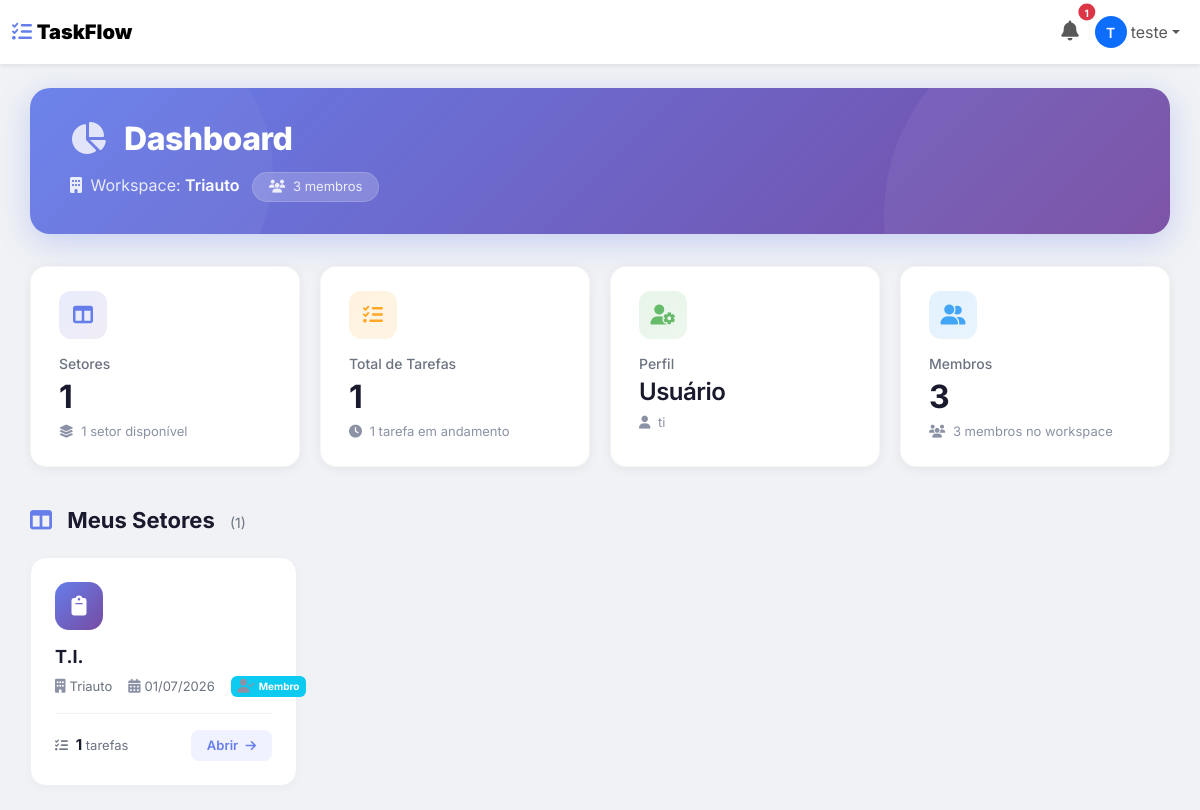
The app's page / (signed in) with its own data.
### main/models.py (models this page shows, shortened)
class User(AbstractUser):
    TIPOS = (
        ("admin", "Administrador"),
        ("gerente", "Gerente"),
        ("usuario", "Usuário"),
    )
    tipo = models.CharField(
        max_length=20,
        choices=TIPOS,
        default="usuario"
    )
    workspace = models.ForeignKey(
        "Workspace",
        on_delete=models.SET_NULL,
        null=True,
        blank=True,
        related_name="usuarios"
    )

class Workspace(models.Model):
    nome = models.CharField(
        max_length=100
    )
    criado_em = models.DateTimeField(
        auto_now_add=True
    )

class Board(models.Model):
    workspace = models.ForeignKey(
        Workspace,
        on_delete=models.CASCADE,
        related_name="boards"
    )
    nome = models.CharField(
        max_length=100
    )
    descricao = models.TextField(
        blank=True
    )
    privado = models.BooleanField(
        default=False
    )
    criado_em = models.DateTimeField(
        auto_now_add=True
    )

### main/views.py (the view)
# urls.py: 2. Add a URL to urlpatterns:  path('', views.home, name='home')
@login_required
def home(request):
    usuario = request.user
    workspace = usuario.workspace
    if usuario.tipo == 'admin':
        boards = Board.objects.all()
    elif usuario.tipo == 'gerente':
        boards = Board.objects.filter(workspace=workspace)
    else:
        boards_ids = BoardMember.objects.filter(
            usuario=usuario
        ).values_list('board_id', flat=True)
        boards = Board.objects.filter(
            workspace=workspace,
            id__in=boards_ids
        )
    usuarios = User.objects.filter(workspace=workspace)
    total_tarefas = Task.objects.filter(board__workspace=workspace).count()
    return render(
        request,
        "home.html",
        {
            "usuario": usuario,
            "workspace": workspace,
            "boards": boards,
            "usuarios": usuarios,
            "total_tarefas": total_tarefas
        }
    )

### main/templates/home.html (shortened to what this page needs)
{% load static %}
<!DOCTYPE html>
<html lang="pt-br">
<head>
    <link rel="stylesheet" href="https://cdnjs.cloudflare.com/ajax/libs/font-awesome/6.5.0/css/all.min.css">
    <link href="https://cdn.jsdelivr.net/npm/bootstrap@5.3.3/dist/css/bootstrap.min.css" rel="stylesheet">
    <link rel="stylesheet" href="{% static 'css/home.css' %}">
</head>
<body>
    {% include 'navbar.html' %}
    <div class="container-dashboard">
        <div class="dashboard-header">
            <h1>
                <i class="fas fa-chart-pie"></i> Dashboard
            </h1>
            <div class="workspace-info">
                <i class="fas fa-building me-1"></i> Workspace: <strong>{{ workspace.nome }}</strong>
                <span class="badge-workspace ms-2">
                    <i class="fas fa-users me-1"></i> {{ usuarios|length }} membros
                </span>
            </div>
        </div>
        <div class="stats-grid">
            <div class="stat-card">
                <div class="stat-icon purple">
                    <i class="fas fa-columns"></i>
                </div>
                <p class="stat-label">Setores</p>
                <h2 class="stat-value">{{ boards|length }}</h2>
                <div class="stat-sub">
                    <i class="fas fa-layer-group me-1"></i>
                    {% if boards|length == 1 %}
                    1 setor disponível
                    {% else %}
                    {{ boards|length }} setores disponíveis
                    {% endif %}
                </div>
            </div>
            <div class="stat-card">
                <div class="stat-icon orange">
                    <i class="fas fa-tasks"></i>
                </div>
                <p class="stat-label">Total de Tarefas</p>
                <h2 class="stat-value">{{ total_tarefas }}</h2>
                <div class="stat-sub">
                    <i class="fas fa-clock me-1"></i>
                    {% if total_tarefas == 0 %}
                    Nenhuma tarefa cadastrada
                    {% elif total_tarefas == 1 %}
                    1 tarefa em andamento
                    {% else %}
                    {{ total_tarefas }} tarefas em andamento
                    {% endif %}
                </div>
            </div>
            <div class="stat-card">
                <div class="stat-icon green">
                    <i class="fas fa-user-cog"></i>
                </div>
                <p class="stat-label">Perfil</p>
                <h2 class="stat-value" style="font-size:24px; font-weight:600;">
                    {{ usuario.get_tipo_display }}
                </h2>
                <div class="stat-sub">
                    <i class="fas fa-user me-1"></i> {{ usuario.username }}
                </div>
            </div>
            <div class="stat-card">
                <div class="stat-icon blue">
                    <i class="fas fa-user-friends"></i>
                </div>
                <p class="stat-label">Membros</p>
                <h2 class="stat-value">{{ usuarios|length }}</h2>
                <div class="stat-sub">
                    <i class="fas fa-users me-1"></i>
                    {% if usuarios|length == 1 %}
                    1 membro no workspace
                    {% else %}
                    {{ usuarios|length }} membros no workspace
                    {% endif %}
                </div>
            </div>
        </div>
        <div class="section-header">
            <h2>
                <i class="fas fa-columns"></i>
                {% if user.tipo == 'usuario' %}
                    Meus Setores
                {% else %}
                    Seus Setores
                {% endif %}
                <span style="font-size:14px; font-weight:400; color:#6b7280; margin-left:10px;">
                    ({{ boards|length }})
                </span>
            </h2>
        </div>
        {% if boards %}
        <div class="boards-grid">
            {% for board in boards %}
            <div class="board-card">
                <div class="board-icon {% cycle '' 'different-color' 'another-color' 'fourth-color' %}">
                    <i class="fas fa-{% cycle 'clipboard' 'folder' 'file-alt' 'list' 'sticky-note' 'tasks' %}"></i>
                </div>
                <h3>{{ board.nome }}</h3>
                <div class="board-meta">
                    <span>
                        <i class="fas fa-building"></i> {{ board.workspace.nome }}
                    </span>
                    <span>
                        <i class="fas fa-calendar-alt"></i> {{ board.criado_em|date:"d/m/Y" }}
                    </span>
                    {% if user.tipo == 'usuario' %}
                    <span class="badge bg-info" style="font-size:10px;">
                        <i class="fas fa-user-check"></i> Membro
                    </span>
                    {% endif %}
                </div>
                <div class="board-footer">
                    <div class="task-count">
                        <i class="fas fa-tasks me-1"></i>
                        <strong>{{ board.tarefas.count }}</strong> tarefas
                    </div>
                    <a href="{% url 'board' board_id=board.id %}" class="btn-open-board">
                        Abrir <i class="fas fa-arrow-right"></i>
                    </a>
                </div>
            </div>
            {% endfor %}
        </div>
        {% endif %}
    </div>
</body>
</html>

### main/templates/navbar.html (shortened to what this page needs)
<nav class="navbar navbar-expand-lg navbar-light bg-white shadow-sm">
    <div class="container-fluid">
        <a class="navbar-brand fw-bold" href="{% url 'home' %}">
            <i class="fas fa-tasks" style="color: #667eea;"></i>
            <strong>TaskFlow</strong>
        </a>
        <div class="collapse navbar-collapse" id="navbarNav">
            <ul class="navbar-nav ms-auto align-items-center">
                <li class="nav-item dropdown" id="notificacoes-dropdown">
                    <a class="nav-link position-relative" href="#" role="button" data-bs-toggle="dropdown" aria-expanded="false" id="sino-notificacoes">
                        <i class="fas fa-bell" style="font-size: 20px;"></i>
                        <span class="position-absolute top-0 start-100 translate-middle badge rounded-pill bg-danger"
                              id="contador-notificacoes"
                              style="font-size: 10px; display: none;">
                        </span>
                    </a>
                </li>
                <li class="nav-item dropdown">
                    <a class="nav-link dropdown-toggle d-flex align-items-center" href="#" role="button" data-bs-toggle="dropdown">
                        {% if user.avatar %}
                        <img src="{{ user.avatar.url }}" alt="Avatar" class="rounded-circle me-1" style="width: 32px; height: 32px; object-fit: cover;">
                        {% else %}
                        <div class="rounded-circle bg-primary text-white d-inline-flex align-items-center justify-content-center me-1" style="width: 32px; height: 32px; font-size: 14px; font-weight: 600;">
                            {{ user.first_name|first|default:user.username|first|upper }}
                        </div>
                        {% endif %}
                        <span class="d-none d-md-inline">
                            {{ user.first_name|default:user.username }}
                        </span>
                    </a>
                </li>
            </ul>
        </div>
    </div>
</nav>

### records on screen
User: first_name|first "T", first_name "teste", tipo "Usuário", username "ti"
Workspace: nome "Triauto"
Board: nome "T.I.", workspace.nome "Triauto", criado_em "01/07/2026", tarefas.count "1"

### other values on screen
{{ usuarios|length }} "3"
{{ boards|length }} "1"
{{ total_tarefas }} "1"
